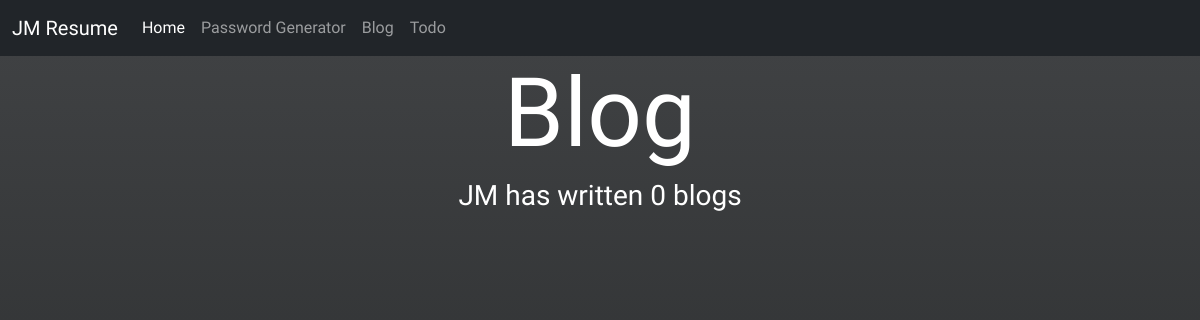
The page /blog/ on the database as committed earlier.
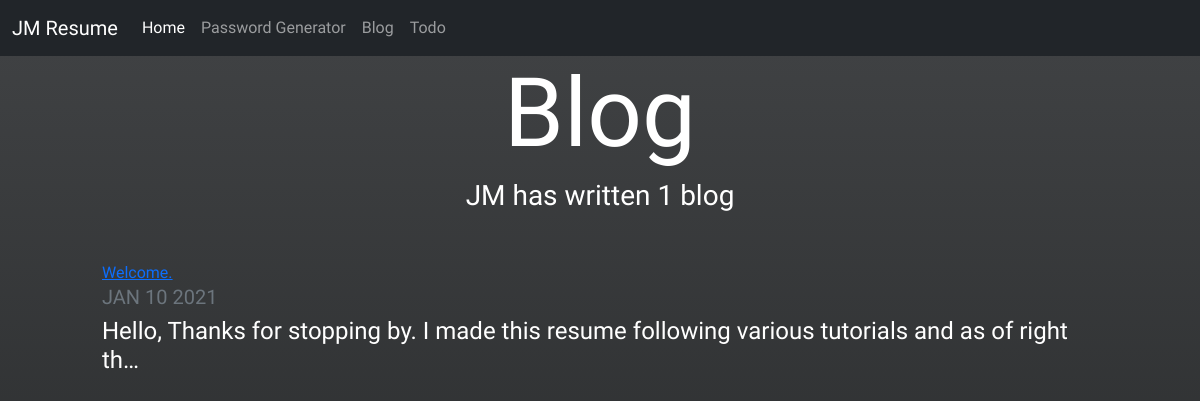
The same page on the database as committed later.
### blog/models.py (models this page shows, shortened)
class Blog(models.Model):
    blog_title = models.CharField(max_length=100)
    blog_author = models.CharField(max_length=20)
    blog_date = models.DateField("Date", default=datetime.date.today)
    blog_post = models.TextField(max_length=10000)

### blog/views.py (the view)
# urls.py: path('', views.all_blogs, name='all_blogs'),
def all_blogs(request):
    blogs = Blog.objects.order_by('-blog_date')
    return render(request, 'blogs/all_blogs.html', {'blogs': blogs})

### blog/templates/blogs/all_blogs.html
{% extends 'portfolio/base.html' %}
{% load static %}
{% block content %}
<h1 id="blogtitle" class="font-weight-bold text-center">Blog</h1>
<h3 class="text-center mb-5">JM has written {{ blogs.count }} blog{{ blogs.count|pluralize }}</h3>
{% for blog in blogs %}
<div class="row justify-content-center my-3">
    <div class="col-md-10">
    <a href="{% url 'blog:detail' blog.id %}"
        <h2>{{ blog.blog_title }}</h2>
    </a>
    <h5 class="text-muted">{{ blog.blog_date|date:'M d Y'|upper }}</h5>
    <h4>{{ blog.blog_post|striptags|truncatechars:100 }}</h4>
    </div>
</div>
{% endfor %}
{% endblock %}

Rows that differ between the two databases and show on the page:
added Blog: blog_title "Welcome.", blog_date "JAN 10 2021", blog_post "Hello, Thanks for stopping by. I made this resume following various tutorials and as of right th…"
Other text that changed with them:
{{ blogs.count }}: "0" → "1"
